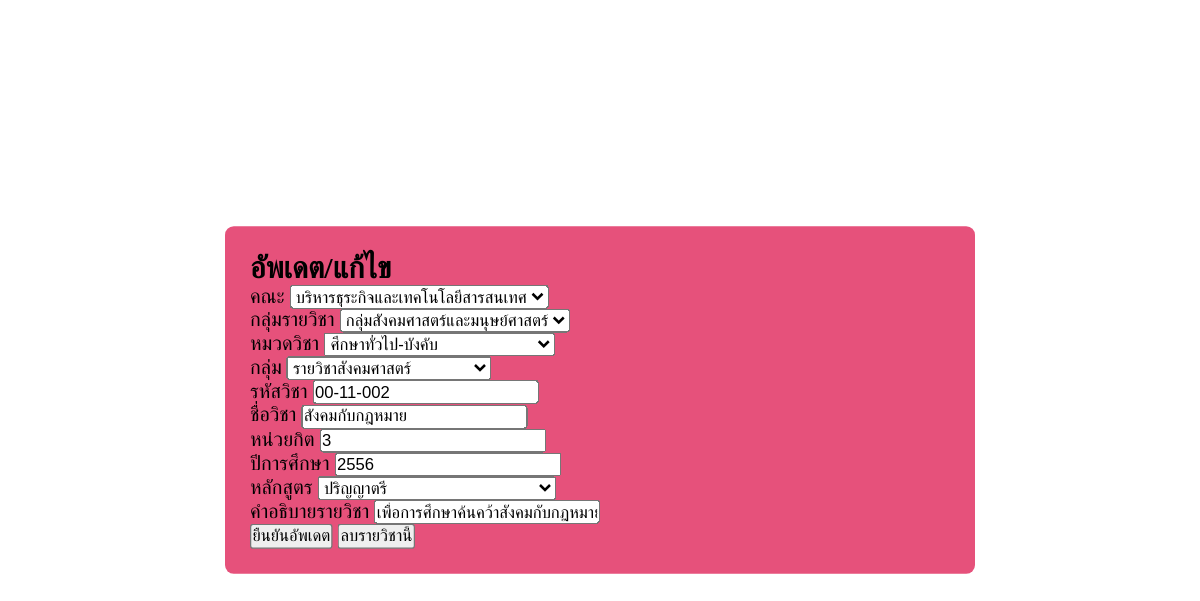
Screenshot of /admin/edit_subject.php?GetID=11 (signed in) with the database file from the repository.
### tables this page shows
CREATE TABLE `subject` (
  `Subject_id` int(11) NOT NULL,
  `Course_code` char(11) NOT NULL,
  `Name_sub` char(100) NOT NULL,
  `Group_Category` enum('กลุ่มสังคมศาสตร์และมนุษย์ศาสตร์','กลุ่มภาษา','กลุ่มวิทยาศาสตร์และคณิตศาสตร์','กลุ่มบูรณาการ','กลุ่มวิชาแกน','กลุ่มวิชาฝึกงานและประสบการณ์') NOT NULL,
  `Group_sub` char(100) NOT NULL,
  `Faculty` enum('บริหารธุรกิจ','ศิลปะศาสตร์') NOT NULL,
  `Group_course` enum('ศึกษาทั่วไป-บังคับ','ศึกษาทั่วไป-เลือก','เฉพาะ-แกน','เฉพาะ-เลือก','เลือกเสรี') NOT NULL,
  `Sub_Year` int(4) NOT NULL,
  `Credit` int(1) NOT NULL,
  `Sub_descrip` text NOT NULL,
  `subject_scheme` enum('ปริญญาตรี','ปวส') NOT NULL
);

### admin/edit_subject.php (the view, shortened to what this page needs)
<?php
    require '../connect.php';
    $course_id = $_GET['GetID'];
    $query = "SELECT * FROM subject Where Subject_id = '".$course_id."'";
    $result = mysqli_query($connect,$query);
    while($row=mysqli_fetch_assoc($result))
    {
        $Subject_id = $row['Subject_id'];
        $Course_code = $row['Course_code'];
        $Name_sub = $row['Name_sub'];
        $Group_Category = $row['Group_Category'];
        $Faculty = $row['Faculty'];
        $Group_course = $row['Group_course'];
        $Sub_Year = $row['Sub_Year'];
        $Credit = $row['Credit'];
        $Sj_scheme =$row['subject_scheme'];
        $Sj_descrip = $row['Sub_descrip'];
    }
?>
<!DOCTYPE html>
<html lang="en">
<head>
    <link rel='stylesheet' type='text/css' media='screen' href='styleadmin.css'>
</head>
<body>
    <div class="container-update">
    <form class="form" action="update_sub.php?ID=<?php echo $Subject_id ?>" method="post">
        <h2>อัพเดต/แก้ไข</h2>
        <div class="form-element-sub">
            <label for="sub-faculty">คณะ</label>
            <select name="sub-faculty" >
                <option value="บริหารธุรกิจ" <?php if($Faculty == 'บริหารธุรกิจ'){echo "selected";}?>>บริหารธุระกิจและเทคโนโลยีสารสนเทศ</option>
            </select>
        </div>
        <div class="form-element-sub">
            <label for="sub-catagorie">กลุ่มรายวิชา</label>
            <select class="sub-catagorie" name="sub-catagorie">
                <option value="กลุ่มสังคมศาสตร์และมนุษย์ศาสตร์" <?php if($Group_Category == 'กลุ่มสังคมศาสตร์และมนุษย์ศาสตร์'){echo "selected";}?>>กลุ่มสังคมศาสตร์และมนุษย์ศาสตร์</option>
            </select>
        </div>
        <div class="form-element-sub">
            <label for="group-course">หมวดวิชา</label>
            <select name="group-course">
                <option value="ศึกษาทั่วไป-บังคับ" <?php if($Group_course == 'ศึกษาทั่วไป-บังคับ'){echo "selected";}?>>ศึกษาทั่วไป-บังคับ</option>
            </select>
        </div>
        <div class="form-element-sub">
            <label for="group-sub">กลุ่ม</label>
            <select class="group-sub" name="group-sub">
                <option class="plz-select-choice">------- โปรดเลือกกลุ่ม -------</option>
            </select>
        </div>
        <div class="form-element-sub">
            <label for="sub-coursecode">รหัสวิชา</label>
            <input type="text" id="sub-coursecode" name="course-code" value ="<?php echo $Course_code ?>">
        </div>
        <div class="form-element-sub">
            <label for="name-sub">ชื่อวิชา</label>
            <input type="text" id="name-sub" name="name-sub" value="<?php echo $Name_sub ?>">
        </div>
        <div class="form-element-sub">
            <label for="credit-sub">หน่วยกิต</label>
            <input type="text" id="credit-sub" name="credit-sub" value ="<?php echo $Credit ?>">
        </div>
        <div class="form-element-sub">
            <label for="course-year">ปีการศึกษา</label>
            <input type="text" id="course-year" name="course-year" value = "<?php echo $Sub_Year ?>">
        </div>
        <div class="form-element-sub">
            <label for="subject-scheme">หลักสูตร</label>
            <select name ="sj_scheme">
                <option value="ปริญญาตรี" <?php if($Sj_scheme == 'ปริญญาตรี'){echo "selected";} ?>>ปริญญาตรี</option>
            </select>
        </div>
        <div class="form-element-sub">
            <label for="subject-discription">คำอธิบายรายวิชา</label>
            <input type="text" id="sj_discription" name="sj_discription" value="<?php echo $Sj_descrip ?>">
        </div>
        <div class="form-element-sub">
            <input type="submit" name="btn-update-sub" value="ยืนยันอัพเดต" class="confirm-add">
            <input type="submit" name="btn-delete-sub" value="ลบรายวิชานี้" class="confirm-delete">
        </div>
    </form>
</div>
</body>
</html>

### admin/styleadmin.css (style rules this page uses)
* { margin: 0; padding: 0; box-sizing: border-box; }
.plz-select-choice { text-align: center; }
.container-update { position: absolute; top: 50%; left: 50%; width: 600px; transform: translate(-50%,-50%) scale(1.25); padding: 20px 20px; border-radius: 7px; background-color: rgb(230, 81, 123); }

### rows the page displays
subject: sub-faculty "บริหารธุระกิจและเทคโนโลยีสารสนเทศ", sub-catagorie "กลุ่มสังคมศาสตร์และมนุษย์ศาสตร์", group-course "ศึกษาทั่วไป-บังคับ", course-code "00-11-002", name-sub "สังคมกับกฎหมาย", credit-sub "3", course-year "2556", sj_scheme "ปริญญาตรี", sj_discription "เพื่อการศึกษาค้นคว้าสังคมกับกฎหมาย"
